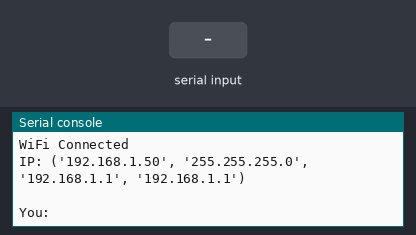
Recording of a program running on a simulated ESP32 board running MicroPython. On the bench: the last lines printed to the serial console. Inputs (shaded band) come from the test bench. WiFi joins after 1.5 s; web requests get an empty 200 reply after 0.4 s. At 5.2 s the program stops and its outputs stay as they are.

Above: at 3.2 s.
3.3 s: "1" typed at the serial console, then Enter
At 3.56 s:
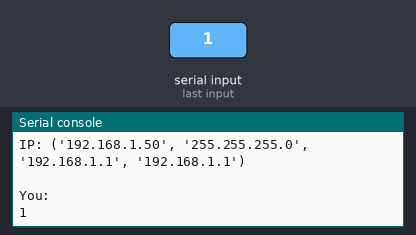
5.2 s: "exit" typed at the serial console, then Enter
At 6.4 s:
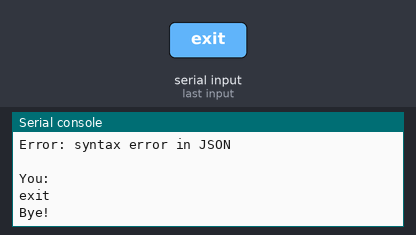

The program:

main.py
```python
import network
import time
import urequests
import json

SSID = "Samsung Galaxy F12"
PASSWORD = "manoj519"

PUTER_TOKEN = "IsImlhdCI6MTc3MTYwMDA0MX0.ETWoZchDSPbm4sr_evV_X2PkViHxMETREeip9g3h9QQ"

URL = "https://api.puter.com/puterai/openai/v1/chat/completions"

def connect_wifi():
    wlan = network.WLAN(network.STA_IF)
    wlan.active(True)
    if not wlan.isconnected():
        print("Connecting to WiFi...!")
        wlan.connect(SSID, PASSWORD)
        while not wlan.isconnected():
            time.sleep(1)
    print("WiFi Connected")
    print("IP:", wlan.ifconfig())
def ask_ai(prompt):
    headers = {
        "Content-Type": "application/json",
        "Authorization": "Bearer " + PUTER_TOKEN
    }
    data = {
        "model": "gpt-4o-mini",
        "messages": [
            {
                "role": "user",
                "content": prompt
            }
        ]
    }
    try:
        res = urequests.post(
            URL,
            headers=headers,
            data=json.dumps(data)
        )
        response = res.json()
        ai_message = response["choices"][0]["message"]["content"]
        print("\nAI:", ai_message)
        res.close()
    except Exception as e:
        print("Error:", e)
connect_wifi()
while True:
    user = input("\nYou: ")
    if user.lower() == "exit":
        print("Bye!")
        break
    ask_ai(user)
```

Measured:
- after the input at 3.3 s, the serial console: prints a new line at once (image 1)
- after the input at 5.2 s, the serial console: prints a new line at once (image 2)
